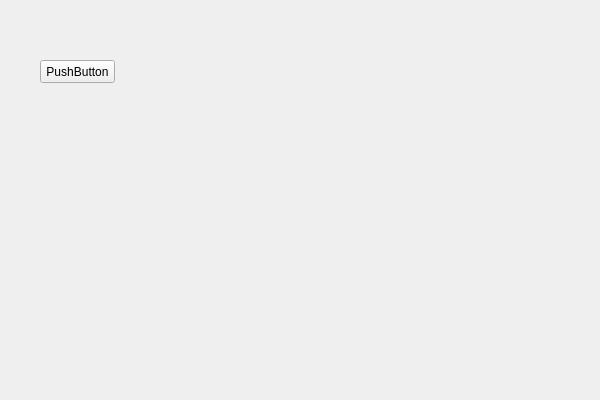
<?xml version="1.0" encoding="UTF-8"?>
<ui version="4.0">
 <class>TestDemoClass</class>
 <widget class="QWidget" name="TestDemoClass">
  <property name="geometry">
   <rect>
    <x>0</x>
    <y>0</y>
    <width>600</width>
    <height>400</height>
   </rect>
  </property>
  <property name="windowTitle">
   <string>TestDemo</string>
  </property>
  <widget class="QPushButton" name="pushButton">
   <property name="geometry">
    <rect>
     <x>40</x>
     <y>60</y>
     <width>75</width>
     <height>23</height>
    </rect>
   </property>
   <property name="text">
    <string>PushButton</string>
   </property>
  </widget>
 </widget>
 <layoutdefault spacing="6" margin="11"/>
 <resources>
  <include location="TestDemo.qrc"/>
 </resources>
 <connections/>
</ui>
